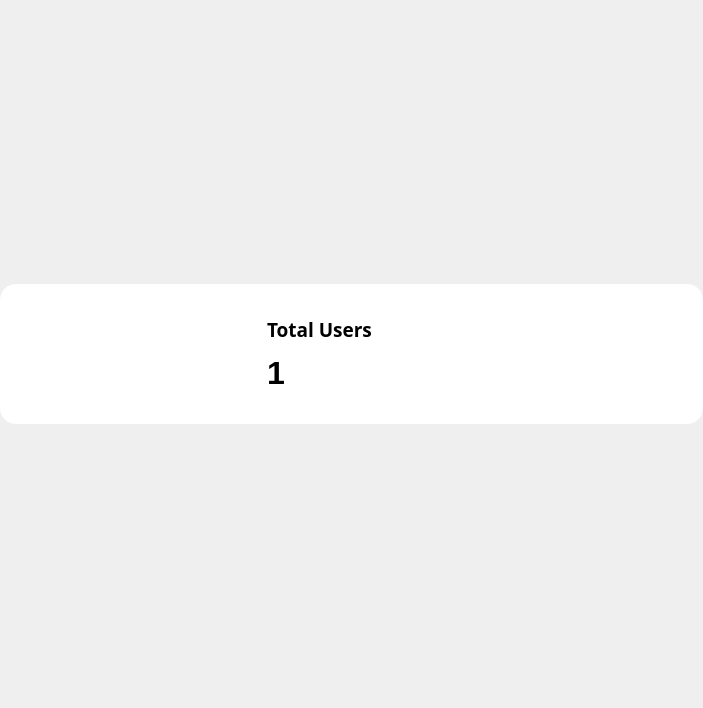
<?xml version="1.0" encoding="UTF-8"?>
<ui version="4.0">
 <class>InsightFrame</class>
 <widget class="QWidget" name="InsightFrame">
  <property name="geometry">
   <rect>
    <x>0</x>
    <y>0</y>
    <width>703</width>
    <height>708</height>
   </rect>
  </property>
  <property name="sizePolicy">
   <sizepolicy hsizetype="Preferred" vsizetype="Preferred">
    <horstretch>0</horstretch>
    <verstretch>0</verstretch>
   </sizepolicy>
  </property>
  <property name="minimumSize">
   <size>
    <width>0</width>
    <height>0</height>
   </size>
  </property>
  <property name="maximumSize">
   <size>
    <width>16777215</width>
    <height>16777215</height>
   </size>
  </property>
  <property name="windowTitle">
   <string>Form</string>
  </property>
  <property name="styleSheet">
   <string notr="true"/>
  </property>
  <layout class="QGridLayout" name="gridLayout">
   <property name="leftMargin">
    <number>0</number>
   </property>
   <property name="topMargin">
    <number>0</number>
   </property>
   <property name="rightMargin">
    <number>0</number>
   </property>
   <property name="bottomMargin">
    <number>0</number>
   </property>
   <property name="spacing">
    <number>0</number>
   </property>
   <item row="0" column="0">
    <widget class="QWidget" name="outerWidget" native="true">
     <property name="sizePolicy">
      <sizepolicy hsizetype="Preferred" vsizetype="Fixed">
       <horstretch>0</horstretch>
       <verstretch>0</verstretch>
      </sizepolicy>
     </property>
     <property name="minimumSize">
      <size>
       <width>0</width>
       <height>140</height>
      </size>
     </property>
     <property name="maximumSize">
      <size>
       <width>16777215</width>
       <height>140</height>
      </size>
     </property>
     <property name="styleSheet">
      <string notr="true">QWidget{
background-color: white;
border-radius: 16px;
}</string>
     </property>
     <layout class="QHBoxLayout" name="horizontalLayout_2">
      <property name="spacing">
       <number>0</number>
      </property>
      <property name="leftMargin">
       <number>0</number>
      </property>
      <property name="topMargin">
       <number>0</number>
      </property>
      <property name="rightMargin">
       <number>0</number>
      </property>
      <property name="bottomMargin">
       <number>0</number>
      </property>
      <item>
       <widget class="QFrame" name="innerFrame">
        <property name="sizePolicy">
         <sizepolicy hsizetype="Fixed" vsizetype="Fixed">
          <horstretch>0</horstretch>
          <verstretch>0</verstretch>
         </sizepolicy>
        </property>
        <property name="minimumSize">
         <size>
          <width>0</width>
          <height>100</height>
         </size>
        </property>
        <property name="maximumSize">
         <size>
          <width>16777215</width>
          <height>100</height>
         </size>
        </property>
        <property name="styleSheet">
         <string notr="true">color: rgb(0, 0, 0);</string>
        </property>
        <property name="frameShape">
         <enum>QFrame::Shape::StyledPanel</enum>
        </property>
        <property name="frameShadow">
         <enum>QFrame::Shadow::Raised</enum>
        </property>
        <layout class="QHBoxLayout" name="horizontalLayout">
         <property name="spacing">
          <number>16</number>
         </property>
         <property name="leftMargin">
          <number>12</number>
         </property>
         <property name="topMargin">
          <number>0</number>
         </property>
         <property name="rightMargin">
          <number>12</number>
         </property>
         <property name="bottomMargin">
          <number>0</number>
         </property>
         <item>
          <layout class="QVBoxLayout" name="headerVL">
           <property name="spacing">
            <number>0</number>
           </property>
           <item>
            <widget class="QLabel" name="header">
             <property name="sizePolicy">
              <sizepolicy hsizetype="Fixed" vsizetype="Fixed">
               <horstretch>0</horstretch>
               <verstretch>0</verstretch>
              </sizepolicy>
             </property>
             <property name="font">
              <font>
               <family>Poppins</family>
               <pointsize>14</pointsize>
               <bold>true</bold>
              </font>
             </property>
             <property name="text">
              <string>Total Users</string>
             </property>
            </widget>
           </item>
           <item>
            <widget class="QLabel" name="userNum">
             <property name="sizePolicy">
              <sizepolicy hsizetype="Fixed" vsizetype="Fixed">
               <horstretch>0</horstretch>
               <verstretch>0</verstretch>
              </sizepolicy>
             </property>
             <property name="font">
              <font>
               <pointsize>24</pointsize>
               <bold>true</bold>
              </font>
             </property>
             <property name="text">
              <string>1</string>
             </property>
            </widget>
           </item>
          </layout>
         </item>
         <item>
          <widget class="QLabel" name="IinsightIcon">
           <property name="sizePolicy">
            <sizepolicy hsizetype="Fixed" vsizetype="Fixed">
             <horstretch>0</horstretch>
             <verstretch>0</verstretch>
            </sizepolicy>
           </property>
           <property name="minimumSize">
            <size>
             <width>48</width>
             <height>48</height>
            </size>
           </property>
           <property name="maximumSize">
            <size>
             <width>48</width>
             <height>48</height>
            </size>
           </property>
           <property name="text">
            <string/>
           </property>
           <property name="pixmap">
            <pixmap resource="resource.qrc">:/icons/res/icon/books.png</pixmap>
           </property>
           <property name="scaledContents">
            <bool>true</bool>
           </property>
           <property name="alignment">
            <set>Qt::AlignmentFlag::AlignLeading|Qt::AlignmentFlag::AlignLeft|Qt::AlignmentFlag::AlignVCenter</set>
           </property>
          </widget>
         </item>
        </layout>
       </widget>
      </item>
     </layout>
    </widget>
   </item>
  </layout>
 </widget>
 <resources>
  <include location="resource.qrc"/>
 </resources>
 <connections/>
</ui>
